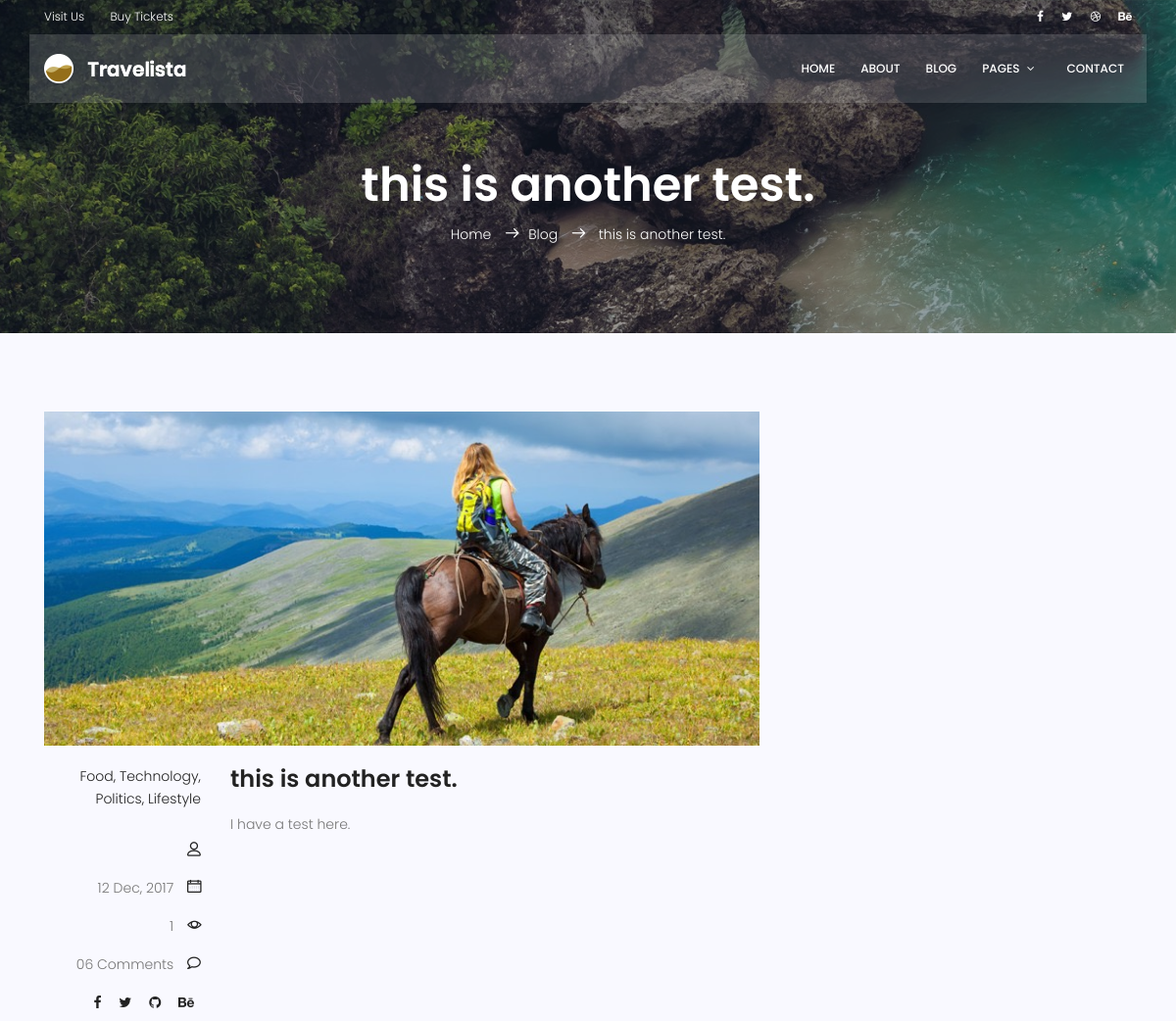
The app's page /blog/4 (upper part), older data.
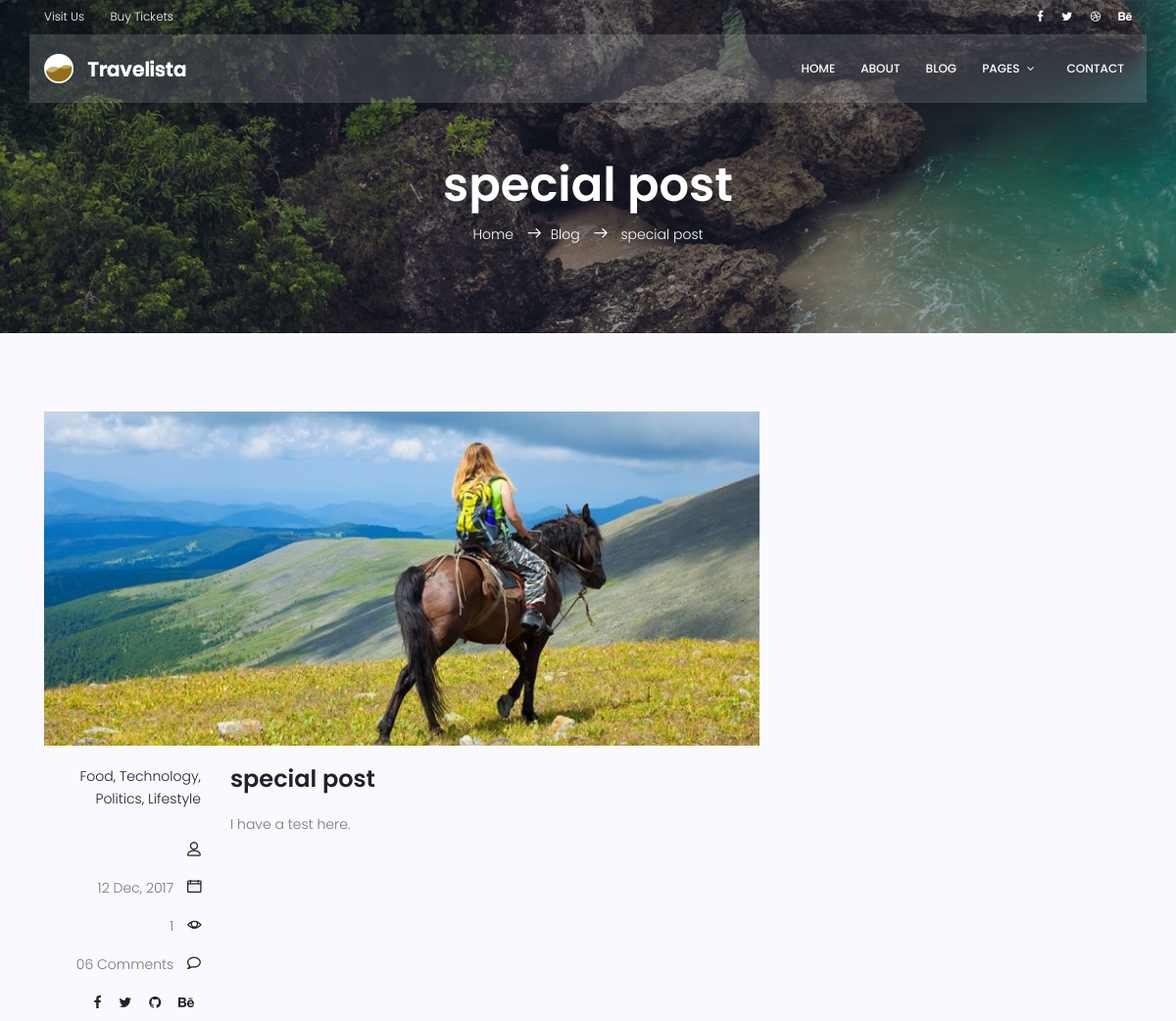
The same page, newer data.
### blog/models.py (models this page shows, shortened)
class Post(models.Model):
    title = models.CharField(max_length=250)
    content = models.TextField()
    category = models.ManyToManyField(Category)
    author = models.ForeignKey(User, on_delete=models.SET_NULL, null=True)
    image = models.ImageField(upload_to='blog/', default='blog/default.jpg' )
    counted_views = models.IntegerField(default=0)
    status = models.BooleanField(default=False)
    created_date = models.DateTimeField(auto_now_add=True)
    updated_date = models.DateTimeField(auto_now=True)
    published_date = models.DateTimeField(null=True)
    class Meta:
        ordering = ['-created_date']

### blog/views.py (the view)
# urls.py: path('<int:pid>', blog_single_view, name='single'),
def blog_single_view(request, pid):
    posts = Post.objects.filter(status=True)
    post = get_object_or_404(posts, pk=pid)
    post.counted_views += 1
    post.save()
    context = {'post': post}
    return render(request, 'blog/blog-single.html', context)

### templates/blog/blog-single.html (shortened to what this page needs)
{% extends  'base.html'     %}
{% load static %}
{% block content %}
			<section class="relative about-banner">
				<div class="overlay overlay-bg"></div>
				<div class="container">
					<div class="row d-flex align-items-center justify-content-center">
						<div class="about-content col-lg-12">
							<h1 class="text-white">
								{{post.title}}
							</h1>
							<p class="text-white link-nav"><a href="{% url 'index' %}">Home </a>  <span class="lnr lnr-arrow-right"></span><a href="{% url 'blog' %}">Blog </a> <span class="lnr lnr-arrow-right"></span>  {{post.title}}</p>
						</div>
					</div>
				</div>
			</section>
			<section class="post-content-area single-post-area">
				<div class="container">
					<div class="row">
						<div class="col-lg-8 posts-list">
							<div class="single-post row">
								<div class="col-lg-12">
									<div class="feature-img">
										<img class="img-fluid" src="{% static 'img/blog/feature-img1.jpg' %}" alt="">
									</div>
								</div>
								<div class="col-lg-3  col-md-3 meta-details">
									<ul class="tags">
										<li><a href="#">Food,</a></li>
										<li><a href="#">Technology,</a></li>
										<li><a href="#">Politics,</a></li>
										<li><a href="#">Lifestyle</a></li>
									</ul>
									<div class="user-details row">
										<p class="user-name col-lg-12 col-md-12 col-6"><a href="#">{{author}}</a> <span class="lnr lnr-user"></span></p>
										<p class="date col-lg-12 col-md-12 col-6"><a href="#">12 Dec, 2017</a> <span class="lnr lnr-calendar-full"></span></p>
										<p class="view col-lg-12 col-md-12 col-6"><a href="#">{{post.counted_views}}</a> <span class="lnr lnr-eye"></span></p>
										<p class="comments col-lg-12 col-md-12 col-6"><a href="#">06 Comments</a> <span class="lnr lnr-bubble"></span></p>
										<ul class="social-links col-lg-12 col-md-12 col-6">
											<li><a href="#"><i class="fa fa-facebook"></i></a></li>
											<li><a href="#"><i class="fa fa-twitter"></i></a></li>
											<li><a href="#"><i class="fa fa-github"></i></a></li>
											<li><a href="#"><i class="fa fa-behance"></i></a></li>
										</ul>
									</div>
								</div>
								<div class="col-lg-9 col-md-9">
									<h3 class="mt-20 mb-20">{{post.title}}</h3>
									<p class="excert">
										{{post.content}}
									</p>
								</div>
						</div>
					</div>
				</div>
			</section>
{% endblock %}

Row changes from the older to the newer data that the page shows:
changed Post "I have a test here.": title "this is another test." → "special post"
